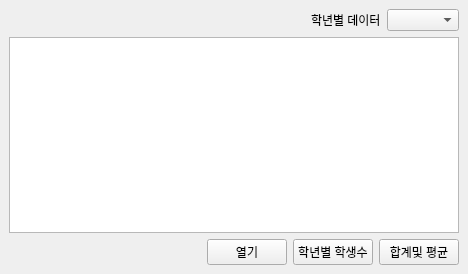
<?xml version="1.0" encoding="UTF-8"?>
<ui version="4.0">
 <class>MainWindow</class>
 <widget class="QMainWindow" name="MainWindow">
  <property name="geometry">
   <rect>
    <x>0</x>
    <y>0</y>
    <width>468</width>
    <height>274</height>
   </rect>
  </property>
  <property name="windowTitle">
   <string>MainWindow</string>
  </property>
  <widget class="QWidget" name="centralwidget">
   <layout class="QVBoxLayout" name="verticalLayout">
    <item>
     <layout class="QHBoxLayout" name="horizontalLayout_2">
      <item>
       <spacer name="horizontalSpacer_2">
        <property name="orientation">
         <enum>Qt::Horizontal</enum>
        </property>
        <property name="sizeHint" stdset="0">
         <size>
          <width>40</width>
          <height>20</height>
         </size>
        </property>
       </spacer>
      </item>
      <item>
       <widget class="QLabel" name="label">
        <property name="text">
         <string>학년별 데이터</string>
        </property>
       </widget>
      </item>
      <item>
       <widget class="QComboBox" name="cboGrade"/>
      </item>
     </layout>
    </item>
    <item>
     <widget class="QTableView" name="tableView">
      <attribute name="horizontalHeaderStretchLastSection">
       <bool>false</bool>
      </attribute>
     </widget>
    </item>
    <item>
     <layout class="QHBoxLayout" name="horizontalLayout">
      <item>
       <spacer name="horizontalSpacer">
        <property name="orientation">
         <enum>Qt::Horizontal</enum>
        </property>
        <property name="sizeHint" stdset="0">
         <size>
          <width>40</width>
          <height>20</height>
         </size>
        </property>
       </spacer>
      </item>
      <item>
       <widget class="QPushButton" name="btnOpen">
        <property name="text">
         <string>열기</string>
        </property>
       </widget>
      </item>
      <item>
       <widget class="QPushButton" name="btnStudent">
        <property name="text">
         <string>학년별 학생수</string>
        </property>
       </widget>
      </item>
      <item>
       <widget class="QPushButton" name="btnAve">
        <property name="text">
         <string>합계및 평균</string>
        </property>
       </widget>
      </item>
     </layout>
    </item>
   </layout>
  </widget>
  <widget class="QMenuBar" name="menubar">
   <property name="geometry">
    <rect>
     <x>0</x>
     <y>0</y>
     <width>468</width>
     <height>20</height>
    </rect>
   </property>
  </widget>
 </widget>
 <resources/>
 <connections/>
</ui>
